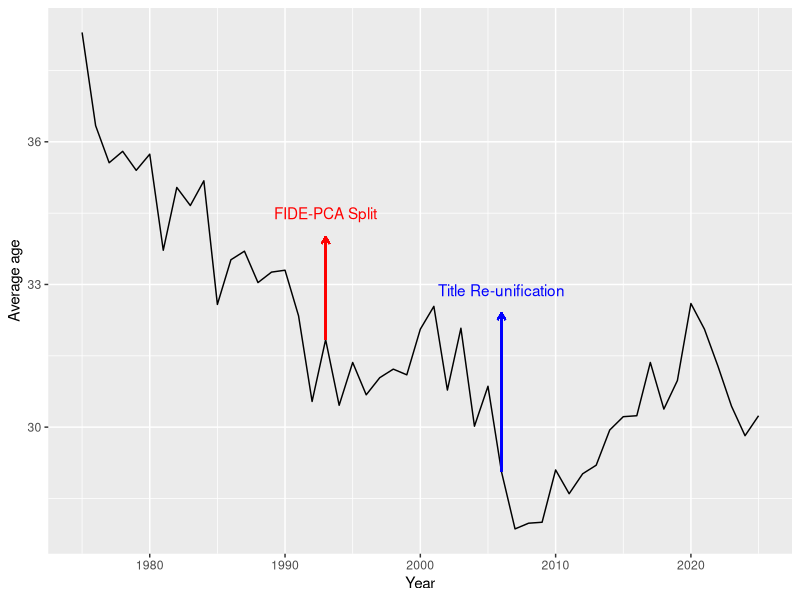

The R source for this figure:
library(ggplot2)

x <- c(1975:2025)
y <- c(38.3,36.34,35.56,35.8,35.4,35.74,33.72,35.04,34.66,35.18,32.58,33.52,33.7,33.04,33.26,33.3,32.34,30.54,31.84,30.46,31.36,30.68,31.04,31.22,31.1,32.06,32.54,30.78,32.08,30.02,30.86,29.06,27.86,27.98,28,29.1,28.6,29.02,29.2,29.94,30.22,30.24,31.36,30.38,30.98,32.6,32.06,31.28,30.44,29.82,30.24)

data <- data.frame(xValue = x, yValue = y)

ggplot(data, aes(x = xValue, y = yValue)) +
  geom_line() +
  labs(x = "Year", y = "Average age") +
  # Add arrows and labels for 1993
  geom_segment(aes(x = 1993, xend = 1993, y = 31.84, yend = 34),
               arrow = arrow(length = unit(0.2, "cm")), color = "red") +
  annotate("text", x = 1993, y = 34.5, label = "FIDE-PCA Split", color = "red") +
  # Add arrows and labels for 2006
  geom_segment(aes(x = 2006, xend = 2006, y = 29.06, yend = 32.4),
               arrow = arrow(length = unit(0.2, "cm")), color = "blue") +
  annotate("text", x = 2006, y = 32.5, label = "Title Re-unification", color = "blue", vjust = -1)
